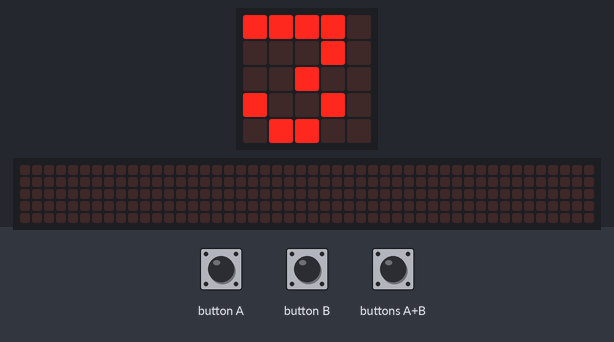
A program run on a simulated BBC micro:bit (MakeCode). On the bench: the board's 5×5 LED display, a strip that is not on the board, showing the scrolling text unrolled. The inputs (shaded band) are chosen by the test bench. The 48×5 strip is a reading aid, not a part: it shows the text the display is scrolling, unrolled, one strip-width of it at a time.

Above: at 0.7 s.
At 3.9 s:
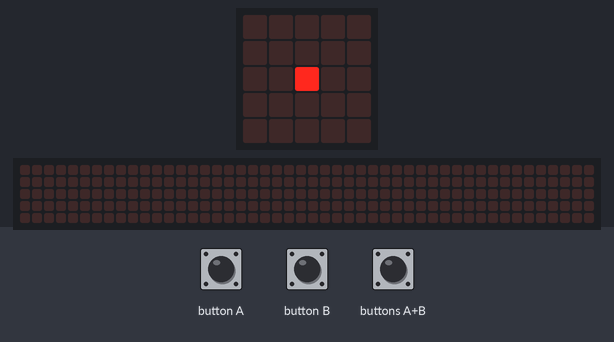
5.9 s: buttons A+B pressed for 0.15 s
At 11.1 s:
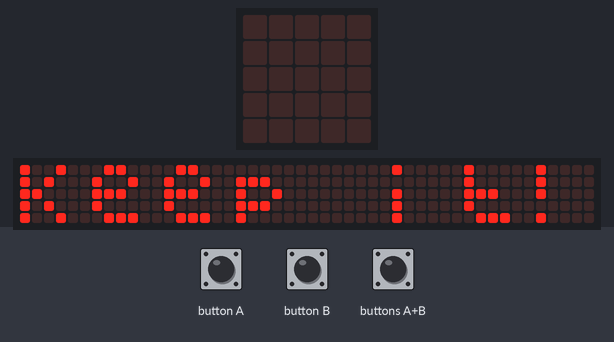
At 23.7 s:
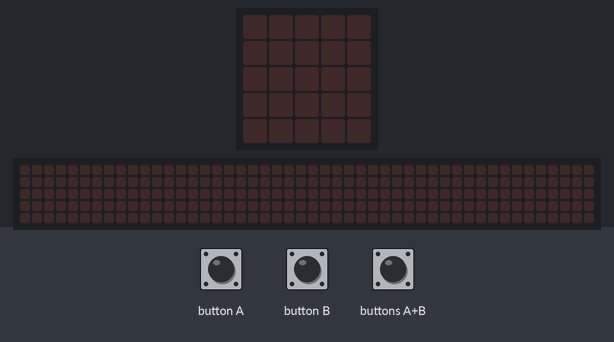

Measured:
- after the input at 5.9 s, the display: first changes after 0.15 s (image 2 shows a later state)
- what the display in image 0 shows lasts 0.8 s, from 0.6 s to 1.4 s
- what the display in image 1 shows lasts 0.4 s, from 3.9 s to 4.3 s

The program:

main.ts
```typescript
input.onButtonPressed(Button.A, function () {
    steps = 0
    for (let index = 0; index < 2; index++) {
        basic.showString("RESET")
    }
})
input.onGesture(Gesture.Shake, function () {
    steps += 1
    basic.showNumber(steps)
})
input.onButtonPressed(Button.AB, function () {
    basic.showLeds(`
        . . . . .
        . # . # .
        . . . . .
        # . . . #
        . # # # .
        `)
    for (let index = 0; index < 2; index++) {
        basic.showString("Keep it!")
    }
})
input.onButtonPressed(Button.B, function () {
    for (let index = 0; index < 2; index++) {
        basic.showNumber(steps * 0.7)
        basic.pause(200)
        basic.showString("M")
    }
})
let steps = 0
steps = 0
basic.showLeds(`
    # . # . #
    # . # . .
    # # # . #
    # . # . #
    # . # . #
    `)
basic.pause(200)
basic.showNumber(3)
basic.showNumber(2)
basic.showNumber(1)
basic.showIcon(IconNames.Heart)
basic.showLeds(`
    . . . . .
    . # # # .
    . # # # .
    . # # # .
    . . . . .
    `)
basic.showLeds(`
    . . . . .
    . . . . .
    . . # . .
    . . . . .
    . . . . .
    `)
basic.showLeds(`
    . . . . .
    . . . . .
    . . . . .
    . . . . .
    . . . . .
    `)
basic.forever(function () {
    if (steps * 0.7 == 1000) {
        music.playSoundEffect(music.builtinSoundEffect(soundExpression.happy), SoundExpressionPlayMode.InBackground)
        basic.showString("you reach 10km!")
        basic.pause(200)
        basic.showString("you done well!")
    }
})
```

test.ts
```typescript
// 테스트는 여기로 이동합니다; 이 패키지가 확장으로 사용될 때 컴파일되지 않을 것 입니다.
```
